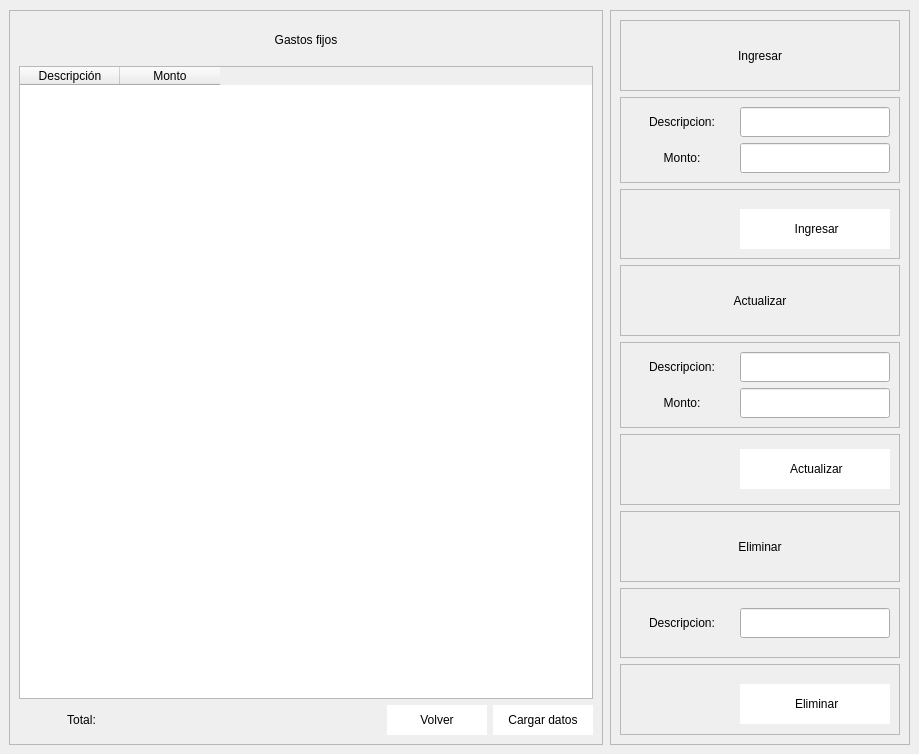
               <widget class="QWidget" name="page_gastos_fijos">
                <widget class="QFrame" name="frame_65">
                 <property name="geometry">
                  <rect>
                   <x>9</x>
                   <y>10</y>
                   <width>594</width>
                   <height>735</height>
                  </rect>
                 </property>
                 <property name="frameShape">
                  <enum>QFrame::StyledPanel</enum>
                 </property>
                 <property name="frameShadow">
                  <enum>QFrame::Raised</enum>
                 </property>
                 <layout class="QVBoxLayout" name="verticalLayout_42">
                  <item>
                   <widget class="QLabel" name="label_110">
                    <property name="minimumSize">
                     <size>
                      <width>0</width>
                      <height>40</height>
                     </size>
                    </property>
                    <property name="maximumSize">
                     <size>
                      <width>16777215</width>
                      <height>50</height>
                     </size>
                    </property>
                    <property name="styleSheet">
                     <string notr="true">font: 75 12pt &quot;Open Sans Semibold&quot;</string>
                    </property>
                    <property name="text">
                     <string>Gastos fijos</string>
                    </property>
                    <property name="alignment">
                     <set>Qt::AlignCenter</set>
                    </property>
                   </widget>
                  </item>
                  <item>
                   <widget class="QTableWidget" name="tableWidget_gj">
                    <column>
                     <property name="text">
                      <string>Descripción</string>
                     </property>
                    </column>
                    <column>
                     <property name="text">
                      <string>Monto</string>
                     </property>
                    </column>
                   </widget>
                  </item>
                  <item>
                   <layout class="QHBoxLayout" name="horizontalLayout_71">
                    <item>
                     <widget class="QLabel" name="label_111">
                      <property name="minimumSize">
                       <size>
                        <width>125</width>
                        <height>0</height>
                       </size>
                      </property>
                      <property name="maximumSize">
                       <size>
                        <width>100</width>
                        <height>16777215</height>
                       </size>
                      </property>
                      <property name="text">
                       <string>Total:</string>
                      </property>
                      <property name="alignment">
                       <set>Qt::AlignCenter</set>
                      </property>
                     </widget>
                    </item>
                    <item>
                     <widget class="QLabel" name="label_gj">
                      <property name="minimumSize">
                       <size>
                        <width>150</width>
                        <height>0</height>
                       </size>
                      </property>
                      <property name="maximumSize">
                       <size>
                        <width>150</width>
                        <height>16777215</height>
                       </size>
                      </property>
                      <property name="text">
                       <string/>
                      </property>
                     </widget>
                    </item>
                    <item>
                     <spacer name="horizontalSpacer_22">
                      <property name="orientation">
                       <enum>Qt::Horizontal</enum>
                      </property>
                      <property name="sizeHint" stdset="0">
                       <size>
                        <width>188</width>
                        <height>17</height>
                       </size>
                      </property>
                     </spacer>
                    </item>
                    <item>
                     <widget class="QPushButton" name="btn_volver_16">
                      <property name="minimumSize">
                       <size>
                        <width>100</width>
                        <height>30</height>
                       </size>
                      </property>
                      <property name="styleSheet">
                       <string notr="true">QFrame{
background-color: rgb(51, 157, 255);
}

QPushButton{
background-color: rgb(255, 255, 255);
border-top-left-radius:1px;
border-bottom-left-radius:1px;
font: 75 9pt &quot;Open Sans Semibold&quot;
}

QPushButton:hover{
color: rgb(255, 255, 255);
background-color: rgb(51, 157, 255);
border-top-left-radius:1px;
border-bottom-left-radius:1px;
font: 75 9pt  &quot;Open Sans Semibold&quot;
}</string>
                      </property>
                      <property name="text">
                       <string>Volver</string>
                      </property>
                     </widget>
                    </item>
                    <item>
                     <widget class="QPushButton" name="btn_actualiza_gastos_fijos">
                      <property name="minimumSize">
                       <size>
                        <width>100</width>
                        <height>30</height>
                       </size>
                      </property>
                      <property name="styleSheet">
                       <string notr="true">QFrame{
background-color: rgb(51, 157, 255);
}

QPushButton{
background-color: rgb(255, 255, 255);
border-top-left-radius:1px;
border-bottom-left-radius:1px;
font: 75 9pt &quot;Open Sans Semibold&quot;
}

QPushButton:hover{
color: rgb(255, 255, 255);
background-color: rgb(51, 157, 255);
border-top-left-radius:1px;
border-bottom-left-radius:1px;
font: 75 9pt  &quot;Open Sans Semibold&quot;
}</string>
                      </property>
                      <property name="text">
                       <string>Cargar datos</string>
                      </property>
                     </widget>
                    </item>
                   </layout>
                  </item>
                 </layout>
                </widget>
                <widget class="QFrame" name="frame_66">
                 <property name="geometry">
                  <rect>
                   <x>610</x>
                   <y>10</y>
                   <width>300</width>
                   <height>735</height>
                  </rect>
                 </property>
                 <property name="minimumSize">
                  <size>
                   <width>300</width>
                   <height>0</height>
                  </size>
                 </property>
                 <property name="maximumSize">
                  <size>
                   <width>300</width>
                   <height>16777215</height>
                  </size>
                 </property>
                 <property name="frameShape">
                  <enum>QFrame::StyledPanel</enum>
                 </property>
                 <property name="frameShadow">
                  <enum>QFrame::Raised</enum>
                 </property>
                 <layout class="QVBoxLayout" name="verticalLayout_43">
                  <item>
                   <widget class="QFrame" name="frame_67">
                    <property name="frameShape">
                     <enum>QFrame::StyledPanel</enum>
                    </property>
                    <property name="frameShadow">
                     <enum>QFrame::Raised</enum>
                    </property>
                    <layout class="QHBoxLayout" name="horizontalLayout_72">
                     <item>
                      <widget class="QLabel" name="label_112">
                       <property name="styleSheet">
                        <string notr="true">font: 75 12pt &quot;Open Sans Semibold&quot;</string>
                       </property>
                       <property name="text">
                        <string>Ingresar</string>
                       </property>
                       <property name="alignment">
                        <set>Qt::AlignCenter</set>
                       </property>
                      </widget>
                     </item>
                    </layout>
                   </widget>
                  </item>
                  <item>
                   <widget class="QFrame" name="frame_68">
                    <property name="frameShape">
                     <enum>QFrame::StyledPanel</enum>
                    </property>
                    <property name="frameShadow">
                     <enum>QFrame::Raised</enum>
                    </property>
                    <layout class="QVBoxLayout" name="verticalLayout_44">
                     <item>
                      <layout class="QHBoxLayout" name="horizontalLayout_73">
                       <item>
                        <widget class="QLabel" name="label_113">
                         <property name="text">
                          <string>Descripcion:</string>
                         </property>
                         <property name="alignment">
                          <set>Qt::AlignCenter</set>
                         </property>
                        </widget>
                       </item>
                       <item>
                        <widget class="QLineEdit" name="info_descripcion_gj">
                         <property name="minimumSize">
                          <size>
                           <width>150</width>
                           <height>30</height>
                          </size>
                         </property>
                         <property name="maximumSize">
                          <size>
                           <width>150</width>
                           <height>16777215</height>
                          </size>
                         </property>
                        </widget>
                       </item>
                      </layout>
                     </item>
                     <item>
                      <layout class="QHBoxLayout" name="horizontalLayout_74">
                       <item>
                        <widget class="QLabel" name="label_114">
                         <property name="text">
                          <string>Monto:</string>
                         </property>
                         <property name="alignment">
                          <set>Qt::AlignCenter</set>
                         </property>
                        </widget>
                       </item>
                       <item>
                        <widget class="QLineEdit" name="info_monto_gj">
                         <property name="minimumSize">
                          <size>
                           <width>150</width>
                           <height>30</height>
                          </size>
                         </property>
                         <property name="maximumSize">
                          <size>
                           <width>150</width>
                           <height>16777215</height>
                          </size>
                         </property>
                        </widget>
                       </item>
                      </layout>
                     </item>
                    </layout>
                   </widget>
                  </item>
                  <item>
                   <widget class="QFrame" name="frame_69">
                    <property name="frameShape">
                     <enum>QFrame::StyledPanel</enum>
                    </property>
                    <property name="frameShadow">
                     <enum>QFrame::Raised</enum>
                    </property>
                    <layout class="QHBoxLayout" name="horizontalLayout_75">
                     <item>
                      <spacer name="horizontalSpacer_23">
                       <property name="orientation">
                        <enum>Qt::Horizontal</enum>
                       </property>
                       <property name="sizeHint" stdset="0">
                        <size>
                         <width>92</width>
                         <height>20</height>
                        </size>
                       </property>
                      </spacer>
                     </item>
                     <item>
                      <widget class="QPushButton" name="btn_reg_gastos_fijos">
                       <property name="minimumSize">
                        <size>
                         <width>150</width>
                         <height>40</height>
                        </size>
                       </property>
                       <property name="maximumSize">
                        <size>
                         <width>100</width>
                         <height>30</height>
                        </size>
                       </property>
                       <property name="styleSheet">
                        <string notr="true">QFrame{
background-color: rgb(51, 157, 255);
}

QPushButton{
background-color: rgb(255, 255, 255);
border-top-left-radius:1px;
border-bottom-left-radius:1px;
font: 75 9pt &quot;Open Sans Semibold&quot;
}

QPushButton:hover{
color: rgb(255, 255, 255);
background-color: rgb(51, 157, 255);
border-top-left-radius:1px;
border-bottom-left-radius:1px;
font: 75 9pt  &quot;Open Sans Semibold&quot;
}</string>
                       </property>
                       <property name="text">
                        <string> Ingresar</string>
                       </property>
                       <property name="icon">
                        <iconset>
                         <normaloff>../../Pictures/PROYECTO ESTRUCTURA DE DATOS/748926.png</normaloff>../../Pictures/PROYECTO ESTRUCTURA DE DATOS/748926.png</iconset>
                       </property>
                       <property name="iconSize">
                        <size>
                         <width>30</width>
                         <height>30</height>
                        </size>
                       </property>
                      </widget>
                     </item>
                    </layout>
                   </widget>
                  </item>
                  <item>
                   <widget class="QFrame" name="frame_70">
                    <property name="frameShape">
                     <enum>QFrame::StyledPanel</enum>
                    </property>
                    <property name="frameShadow">
                     <enum>QFrame::Raised</enum>
                    </property>
                    <layout class="QHBoxLayout" name="horizontalLayout_76">
                     <item>
                      <widget class="QLabel" name="label_115">
                       <property name="styleSheet">
                        <string notr="true">font: 75 12pt &quot;Open Sans Semibold&quot;</string>
                       </property>
                       <property name="text">
                        <string>Actualizar</string>
                       </property>
                       <property name="alignment">
                        <set>Qt::AlignCenter</set>
                       </property>
                      </widget>
                     </item>
                    </layout>
                   </widget>
                  </item>
                  <item>
                   <widget class="QFrame" name="frame_71">
                    <property name="frameShape">
                     <enum>QFrame::StyledPanel</enum>
                    </property>
                    <property name="frameShadow">
                     <enum>QFrame::Raised</enum>
                    </property>
                    <layout class="QVBoxLayout" name="verticalLayout_45">
                     <item>
                      <layout class="QHBoxLayout" name="horizontalLayout_77">
                       <item>
                        <widget class="QLabel" name="label_116">
                         <property name="text">
                          <string>Descripcion:</string>
                         </property>
                         <property name="alignment">
                          <set>Qt::AlignCenter</set>
                         </property>
                        </widget>
                       </item>
                       <item>
                        <widget class="QLineEdit" name="actu_descripcion_gj">
                         <property name="minimumSize">
                          <size>
                           <width>150</width>
                           <height>30</height>
                          </size>
                         </property>
                         <property name="maximumSize">
                          <size>
                           <width>150</width>
                           <height>16777215</height>
                          </size>
                         </property>
                        </widget>
                       </item>
                      </layout>
                     </item>
                     <item>
                      <layout class="QHBoxLayout" name="horizontalLayout_78">
                       <item>
                        <widget class="QLabel" name="label_117">
                         <property name="text">
                          <string>Monto:</string>
                         </property>
                         <property name="alignment">
                          <set>Qt::AlignCenter</set>
                         </property>
                        </widget>
                       </item>
                       <item>
                        <widget class="QLineEdit" name="actu_monto_gj">
                         <property name="minimumSize">
                          <size>
                           <width>150</width>
                           <height>30</height>
                          </size>
                         </property>
                         <property name="maximumSize">
                          <size>
                           <width>150</width>
                           <height>16777215</height>
                          </size>
                         </property>
                        </widget>
                       </item>
                      </layout>
                     </item>
                    </layout>
                   </widget>
                  </item>
                  <item>
                   <widget class="QFrame" name="frame_72">
                    <property name="frameShape">
                     <enum>QFrame::StyledPanel</enum>
                    </property>
                    <property name="frameShadow">
                     <enum>QFrame::Raised</enum>
                    </property>
                    <layout class="QHBoxLayout" name="horizontalLayout_79">
                     <item>
                      <spacer name="horizontalSpacer_24">
                       <property name="orientation">
                        <enum>Qt::Horizontal</enum>
                       </property>
                       <property name="sizeHint" stdset="0">
                        <size>
                         <width>92</width>
                         <height>20</height>
                        </size>
                       </property>
                      </spacer>
                     </item>
                     <item>
                      <widget class="QPushButton" name="btn_actu_gastos_fijos">
                       <property name="minimumSize">
                        <size>
                         <width>150</width>
                         <height>40</height>
                        </size>
                       </property>
                       <property name="maximumSize">
                        <size>
                         <width>150</width>
                         <height>40</height>
                        </size>
                       </property>
                       <property name="layoutDirection">
                        <enum>Qt::LeftToRight</enum>
                       </property>
                       <property name="styleSheet">
                        <string notr="true">QFrame{
background-color: rgb(51, 157, 255);
}

QPushButton{
background-color: rgb(255, 255, 255);
border-top-left-radius:1px;
border-bottom-left-radius:1px;
font: 75 9pt &quot;Open Sans Semibold&quot;
}

QPushButton:hover{
color: rgb(255, 255, 255);
background-color: rgb(51, 157, 255);
border-top-left-radius:1px;
border-bottom-left-radius:1px;
font: 75 9pt  &quot;Open Sans Semibold&quot;
}</string>
                       </property>
                       <property name="text">
                        <string> Actualizar</string>
                       </property>
                       <property name="icon">
                        <iconset>
                         <normaloff>../../Pictures/PROYECTO ESTRUCTURA DE DATOS/107814.png</normaloff>../../Pictures/PROYECTO ESTRUCTURA DE DATOS/107814.png</iconset>
                       </property>
                       <property name="iconSize">
                        <size>
                         <width>30</width>
                         <height>30</height>
                        </size>
                       </property>
                      </widget>
                     </item>
                    </layout>
                   </widget>
                  </item>
                  <item>
                   <widget class="QFrame" name="frame_73">
                    <property name="frameShape">
                     <enum>QFrame::StyledPanel</enum>
                    </property>
                    <property name="frameShadow">
                     <enum>QFrame::Raised</enum>
                    </property>
                    <layout class="QVBoxLayout" name="verticalLayout_46">
                     <item>
                      <widget class="QLabel" name="label_118">
                       <property name="styleSheet">
                        <string notr="true">font: 75 12pt &quot;Open Sans Semibold&quot;</string>
                       </property>
                       <property name="text">
                        <string>Eliminar</string>
                       </property>
                       <property name="alignment">
                        <set>Qt::AlignCenter</set>
                       </property>
                      </widget>
                     </item>
                    </layout>
                   </widget>
                  </item>
                  <item>
                   <widget class="QFrame" name="frame_74">
                    <property name="frameShape">
                     <enum>QFrame::StyledPanel</enum>
                    </property>
                    <property name="frameShadow">
                     <enum>QFrame::Raised</enum>
                    </property>
                    <layout class="QVBoxLayout" name="verticalLayout_47">
                     <item>
                      <layout class="QHBoxLayout" name="horizontalLayout_80">
                       <item>
                        <widget class="QLabel" name="label_119">
                         <property name="text">
                          <string>Descripcion:</string>
                         </property>
                         <property name="alignment">
                          <set>Qt::AlignCenter</set>
                         </property>
                        </widget>
                       </item>
                       <item>
                        <widget class="QLineEdit" name="eli_descripcion_gj">
                         <property name="minimumSize">
                          <size>
                           <width>150</width>
                           <height>30</height>
                          </size>
                         </property>
                         <property name="maximumSize">
                          <size>
                           <width>150</width>
                           <height>16777215</height>
                          </size>
                         </property>
                        </widget>
                       </item>
                      </layout>
                     </item>
                    </layout>
                   </widget>
                  </item>
                  <item>
                   <widget class="QFrame" name="frame_75">
                    <property name="frameShape">
                     <enum>QFrame::StyledPanel</enum>
                    </property>
                    <property name="frameShadow">
                     <enum>QFrame::Raised</enum>
                    </property>
                    <layout class="QHBoxLayout" name="horizontalLayout_81">
                     <item>
                      <spacer name="horizontalSpacer_25">
                       <property name="orientation">
                        <enum>Qt::Horizontal</enum>
                       </property>
                       <property name="sizeHint" stdset="0">
                        <size>
                         <width>92</width>
                         <height>20</height>
                        </size>
                       </property>
                      </spacer>
                     </item>
                     <item>
                      <widget class="QPushButton" name="btn_eli_gastos_fijos">
                       <property name="minimumSize">
                        <size>
                         <width>150</width>
                         <height>40</height>
                        </size>
                       </property>
                       <property name="maximumSize">
                        <size>
                         <width>100</width>
                         <height>30</height>
                        </size>
                       </property>
                       <property name="styleSheet">
                        <string notr="true">QFrame{
background-color: rgb(51, 157, 255);
}

QPushButton{
background-color: rgb(255, 255, 255);
border-top-left-radius:1px;
border-bottom-left-radius:1px;
font: 75 9pt &quot;Open Sans Semibold&quot;
}

QPushButton:hover{
color: rgb(255, 255, 255);
background-color: rgb(51, 157, 255);
border-top-left-radius:1px;
border-bottom-left-radius:1px;
font: 75 9pt  &quot;Open Sans Semibold&quot;
}</string>
                       </property>
                       <property name="text">
                        <string> Eliminar</string>
                       </property>
                       <property name="icon">
                        <iconset>
                         <normaloff>../../Pictures/PROYECTO ESTRUCTURA DE DATOS/3221897.png</normaloff>../../Pictures/PROYECTO ESTRUCTURA DE DATOS/3221897.png</iconset>
                       </property>
                       <property name="iconSize">
                        <size>
                         <width>30</width>
                         <height>30</height>
                        </size>
                       </property>
                      </widget>
                     </item>
                    </layout>
                   </widget>
                  </item>
                 </layout>
                </widget>
               </widget>
